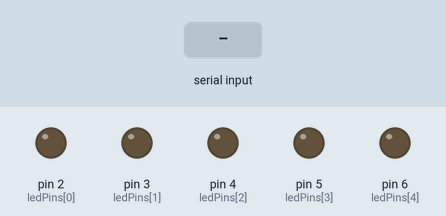
Simulated run of this sketch. Board: Arduino Uno, built with avr-gcc and run on an emulated ATmega328P. On the bench: output pins drawn as LEDs (lit = HIGH). Inputs (shaded band) come from the test bench.

Above: at 1.2 s.
1.3 s: "90,45\n" received over Serial
At 2.1 s:
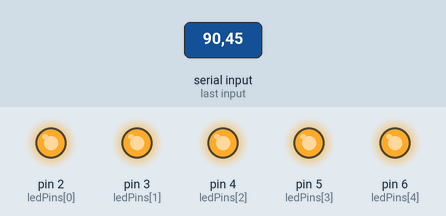
Timing chart, 0 to 4.3 s (numbered marks = the images above; inputs shaded):
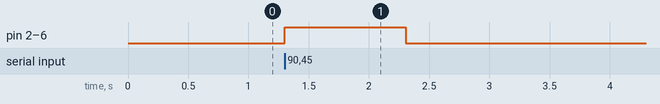

Measured:
- after the input at 1.3 s, pin 2 (ledPins[0]), pin 3 (ledPins[1]), pin 4 (ledPins[2]), pin 5 (ledPins[3]), pin 6 (ledPins[4]): LOW → HIGH at once, → LOW 1.0 s later

The sketch:

LED_Control.ino
```cpp
const int ledPins[] = {2, 3, 4, 5, 6}; // Array of LED pins

void setup() {
  Serial.begin(9600); // Start serial communication
  // Initialize the LED pins as outputs
  for (int i = 0; i < 5; i++) {
    pinMode(ledPins[i], OUTPUT);
  }
}

void loop() {
  if (Serial.available() > 0) {
    int total = Serial.parseInt(); // Read the total number of LEDs to turn on
    for (int i = 0; i < 5; i++) {
      if (i < total) {
        digitalWrite(ledPins[i], HIGH);
      } else {
        digitalWrite(ledPins[i], LOW);
      }
    }
  }
}
```
